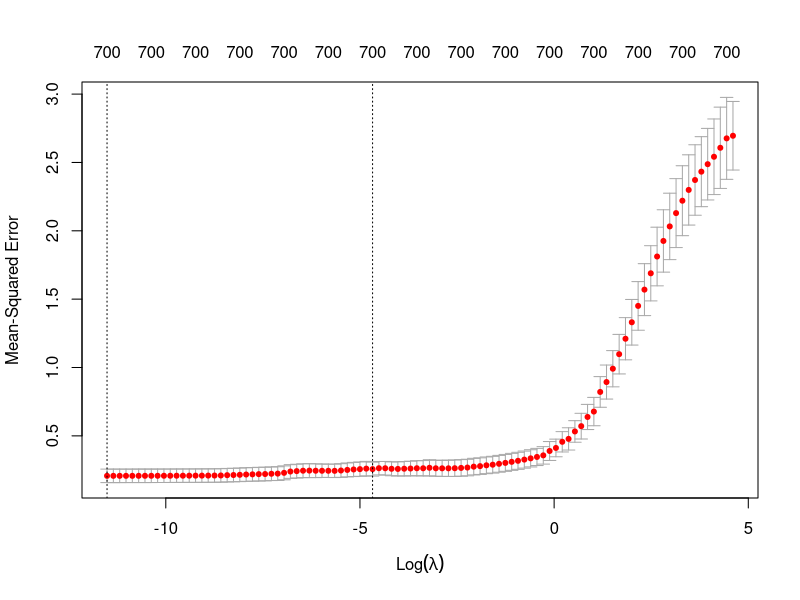
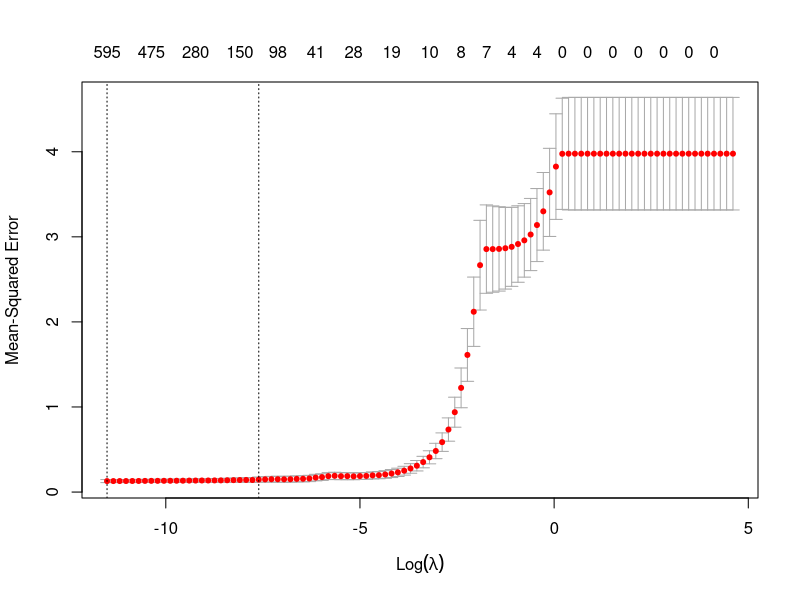
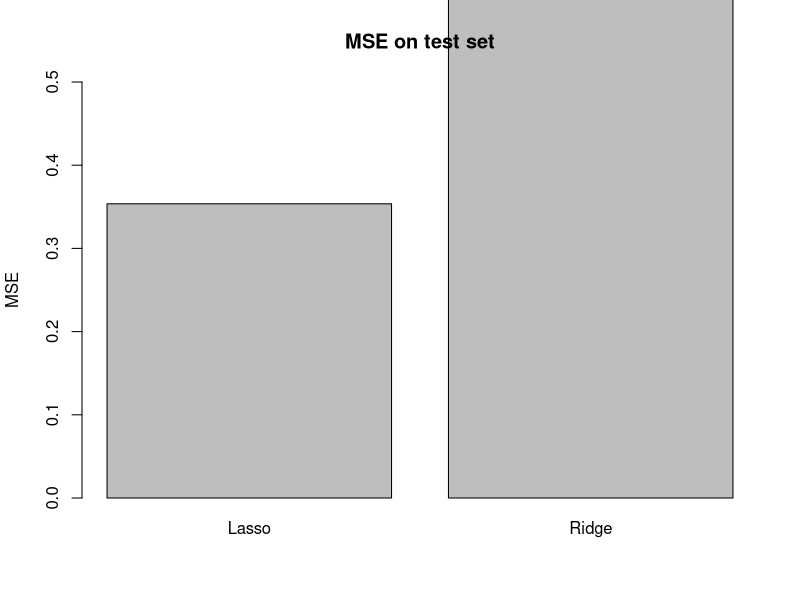

The R source for these figures, in order: (Note: this script raises an error after producing the figures.)
#Ex.4: NIR spectroscopy for cookie analysis
set.seed(2019)
#1. Import Data
setwd("/Users/cuauhtemoc/Documents/Machine Learning Course")
xtrain <- read.csv('data/Tut4CookieXTraining.csv',header = TRUE, sep = ',')
ytrain <- read.csv('data/Tut4CookieYTraining.csv',header = FALSE,sep = ',')
xtest <- read.csv('data/Tut4CookieXTtest.csv',header = TRUE,sep = ',')
ytest <- read.csv('data/Tut4CookieYTest.csv',header = FALSE,sep = ',')

#Case p>>n!!! Needs regularisation techniques!
p=ncol(xtrain)   #700 covariates!!!!!!
n=nrow(xtrain)   #40 samples   
n==nrow(ytrain)  #Same amount of samples

#Ridge regression with GLMNET
library(glmnet)

#Necessary transformation for GLMNET 
xtrain = as.matrix(xtrain)
ytrain = as.matrix(ytrain)
xtest = as.matrix(xtest)
ytest = as.matrix(ytest)

lambda.grid = 10^seq( -5, 2,length=100)


############################
#RIDGE
ridge.cv = cv.glmnet(xtrain, ytrain, alpha=0,type.measure = "mse", nfolds = 10,lambda = lambda.grid) #ridge a=0

#plot the coefficients as a function of lambda plot(ridge.cv)
plot(ridge.cv)

#make some prediction
ridge.predict.test = predict(ridge.cv,newx = xtest, s = "lambda.min", exact=TRUE)

#MSE
MSE_ridge = mean((ytest - ridge.predict.test)**2)

############################
#LASSO
lasso.cv = cv.glmnet(xtrain, ytrain, alpha=1,type.measure = "mse", nfolds = 10,lambda = lambda.grid) #lasso a=1

#plot the coefficients as a function of lambda plot(ridge.cv)
plot(lasso.cv)

#make some prediction
lasso.predict.test = predict(lasso.cv,newx = xtest, s = "lambda.min", exact=TRUE)

#MSE
MSE_lasso = mean((ytest - lasso.predict.test)**2)

###############################
#Test performance (MSE) of the two approaches
#create barplot
barplot(c(MSE_lasso, MSE_ridge),main="MSE on test set", ylab="MSE",names.arg=c("Lasso", "Ridge"), ylim = c(0,0.5))

###############################
#To do: include MSE without regularization
noreg.pred = predict(ridge.cv,newx = xtest, s = 0, exact=TRUE)
MSE_noreg = mean((ytest - noreg.pred)**2)

barplot(c(MSE_lasso, MSE_ridge,MSE_noreg),main="MSE on test set", ylab="MSE",names.arg=c("LASSO", "Ridge","No Reg"), ylim = c(0,2))

